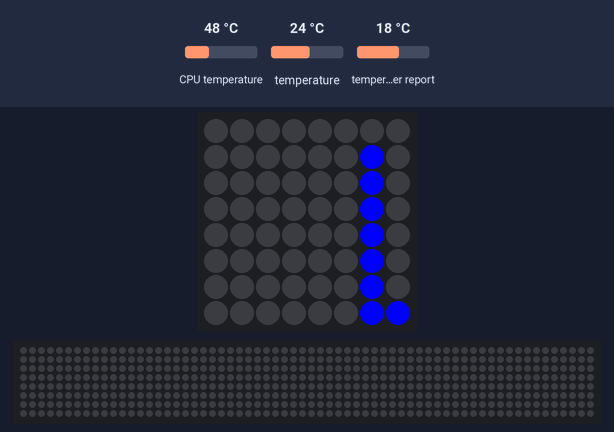
The program below on a simulated Raspberry Pi (BCM pin numbers) with a Sense HAT. On the bench: the Sense HAT's 8×8 RGB LED matrix, a strip that is not on the board, showing the scrolling text unrolled. The test bench sets the inputs (shaded band); at power-on: CPU temperature 48 °C, temperature 24 °C, temperature in the web weather report 18 °C. Requests to the public web service named in the program get a made-up reply in its usual format after 0.4 s (London, UTC, broken clouds, 64 % humidity, 1013 hPa unless stated); the 64×8 strip is a reading aid, not a part: it shows the text the matrix is scrolling, unrolled, one strip-width of it at a time; the clock reads 2024-03-15 10:24:30 at power-on unless the program sets it.

Above: at 0.53 s.
At 10.37 s:
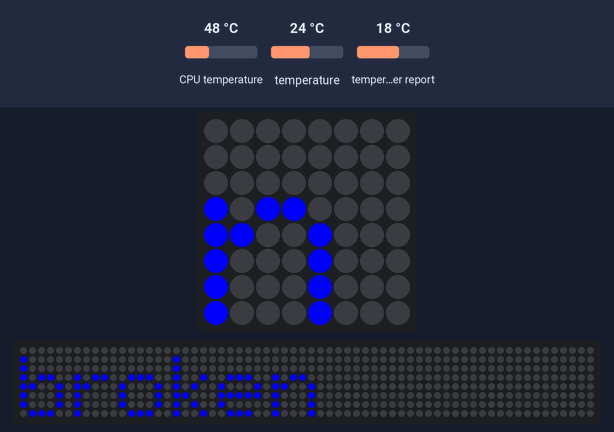
At 12.9 s:
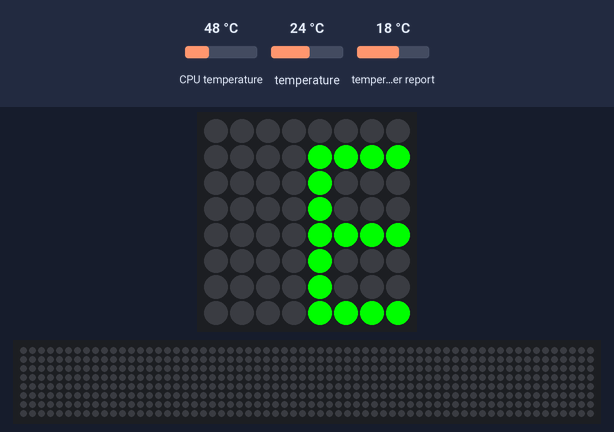
At 20.3 s:
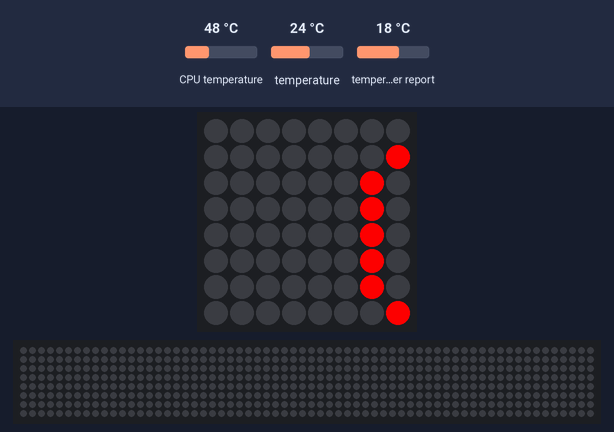
At 26.07 s:
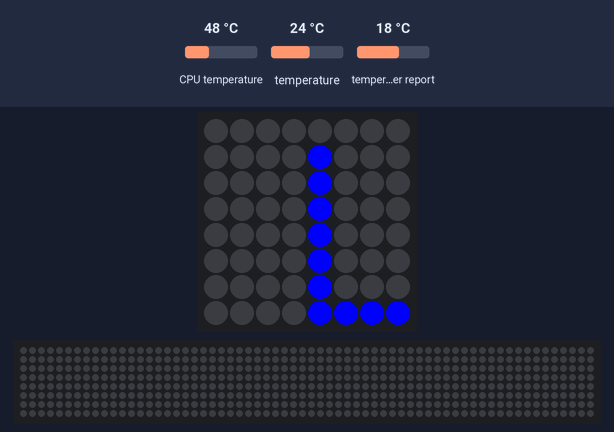
At 39.86 s:
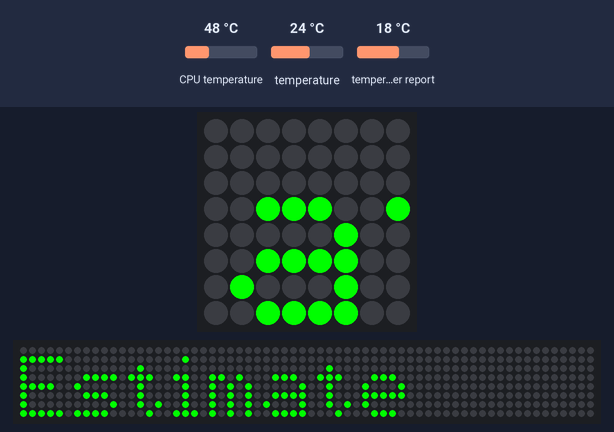

The program:

weather_data_scroll.py
```python
import requests
import time
from sense_hat import SenseHat

url = "https://api.openweathermap.org/data/2.5/weather"
api_key = ""

location = "Los Angeles"
params = {
    "q": location,
    "appid": api_key,
    "units": "imperial"
}

# create sense object
sense = SenseHat()
sense.set_rotation(180)
last_call_time = time.time() - 350
last_weather_info = ""
last_room_temp = ""
last_cpu_temp = ""

# get cpu temp
def get_cpu_temp():
    with open("/sys/class/thermal/thermal_zone0/temp", "r") as f:
        return float(f.read()) / 1000.0

def c_to_f(celsius):
    fahrenheit = (celsius * (9/5) + 32)
    return fahrenheit


while True:
    current_time = time.time()
    # if 350 seconds have passed then make another call
    if (current_time - last_call_time >= 350):

        response = requests.get(url, params=params)
        data = response.json()
        temperature = data["main"]["temp"]
        description = data["weather"][0]["description"]
        weather_info = f"Location: {location}: {temperature}F {description}"
        last_weather_info = weather_info

        # room temp using sense hat sensors
        sensor_temp_h = sense.get_temperature_from_humidity()
        sensor_temp_p = sense.get_temperature_from_pressure()
        sensor_temp_avg = (sensor_temp_h + sensor_temp_p) / 2

        cpu_temp = get_cpu_temp()

        estimate_temp_from_sensors = sensor_temp_avg - ((cpu_temp - sensor_temp_avg) / 1.5)
        estimate_temp_in_fahrenheit = c_to_f(estimate_temp_from_sensors) - 10.0

        room_temp = f"Estimate Room Temp: {estimate_temp_in_fahrenheit:.1f}F"
        last_room_temp = room_temp

        show_cpu_temp = f"CPU Temp: {cpu_temp:.1f}C"
        last_cpu_temp = show_cpu_temp

        last_call_time = current_time

    # Display all messages every iteration
    sense.show_message(last_weather_info, scroll_speed=0.05, text_colour=[0, 0, 255])
    sense.show_message(last_room_temp, scroll_speed=0.05, text_colour=[0, 255, 0])
    sense.show_message(last_cpu_temp, scroll_speed=0.05, text_colour=[255, 0, 0])

    time.sleep(1)
```
